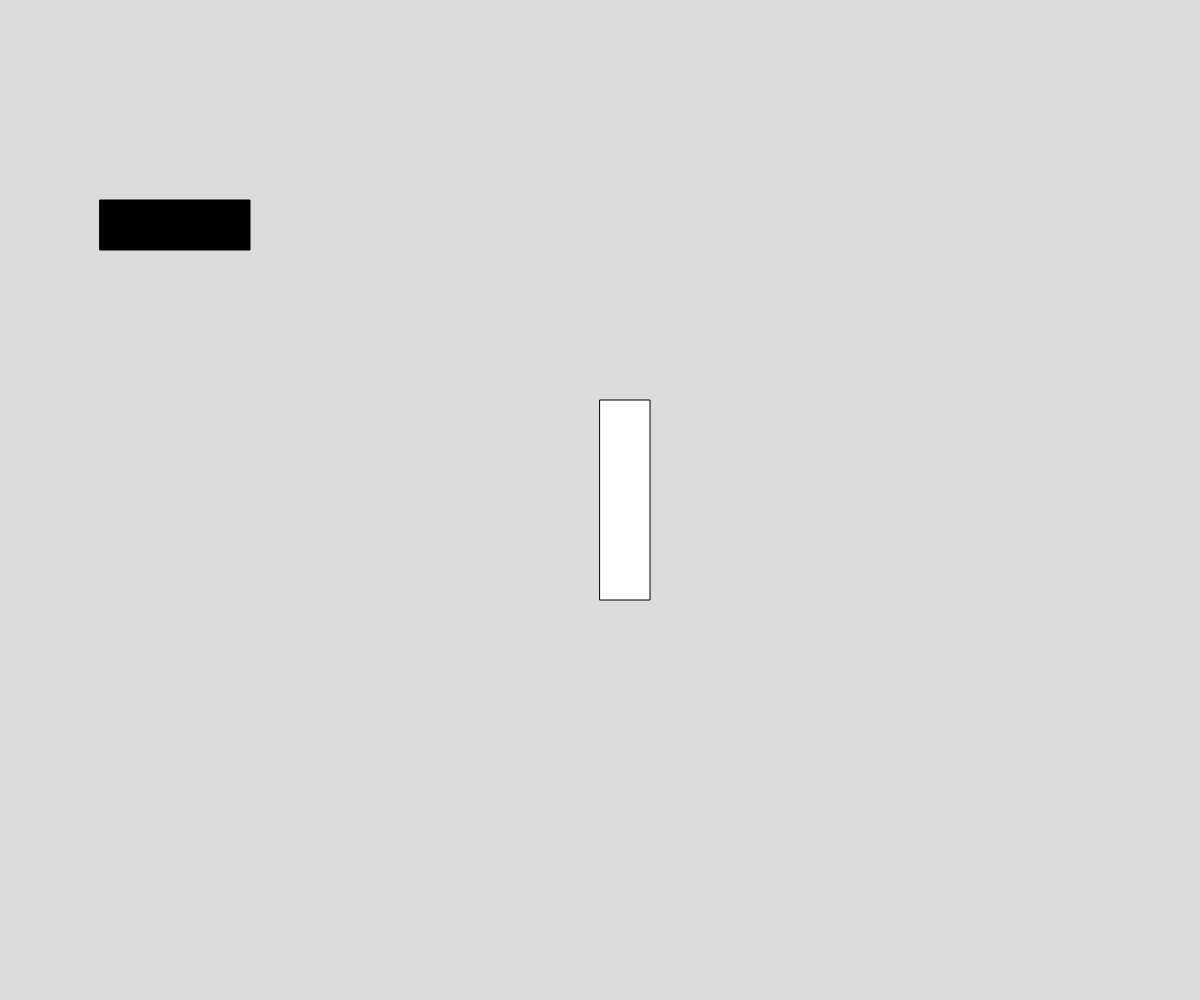
Frame 1 (no input)
Frame 60 (no input): identical to frame 1, image omitted
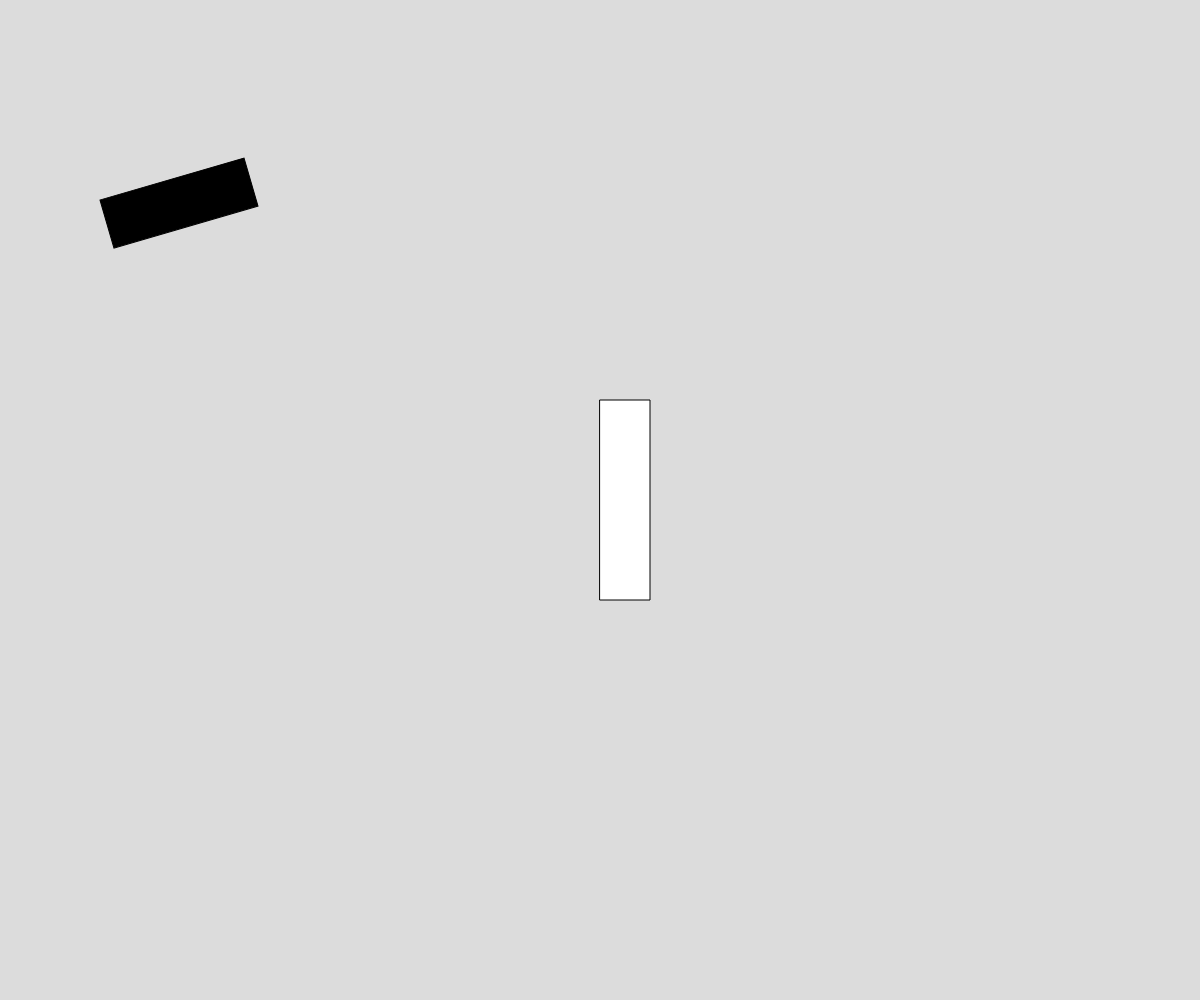
Frame 120 (the mouse pressed at the canvas centre since frame 60)

The p5.js sketch that drew these frames (run headless with seeded random() and noise() and a simulated clock; from frame 60 on, the mouse is pressed at the canvas centre):

// p5.js sketch
// ── sketch.js
//Rotation demo for Kyran

function setup() {
  createCanvas(windowWidth, windowHeight);
}

function draw() {
  background(220);

  push(); //saving the translation grid / matrix
  translate(100, 200);
  rotate(mouseX/100);
  fill("black");
  rect(0, 0, 150, 50);
  pop();  //setting it back to the last save

  rect(600, 400, 50, 200);
}
